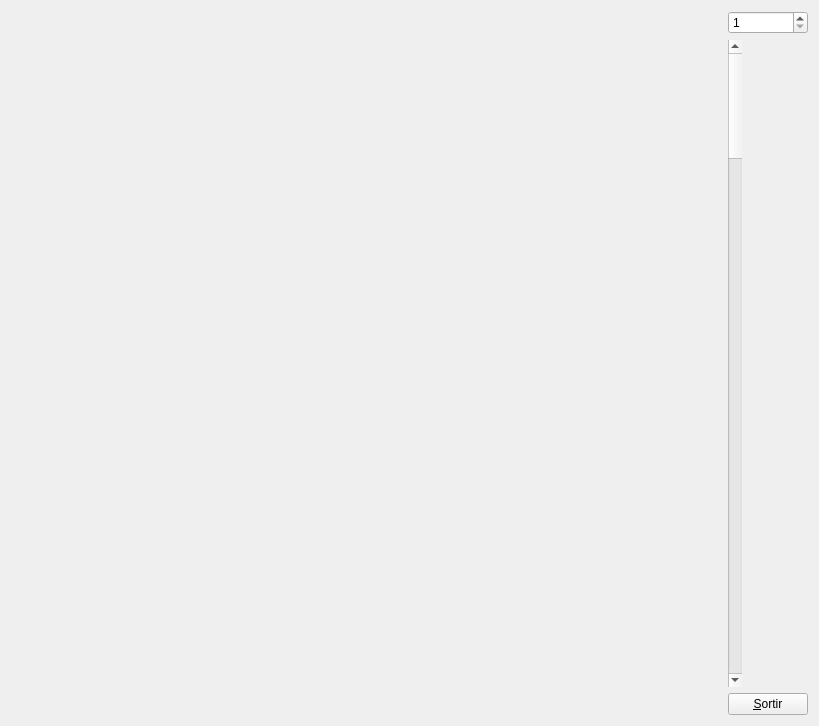
<?xml version="1.0" encoding="UTF-8"?>
<ui version="4.0">
 <class>MyForm</class>
 <widget class="QWidget" name="MyForm">
  <property name="geometry">
   <rect>
    <x>0</x>
    <y>0</y>
    <width>819</width>
    <height>726</height>
   </rect>
  </property>
  <property name="windowTitle">
   <string>IDI-Lab</string>
  </property>
  <layout class="QHBoxLayout" name="horizontalLayout">
   <item>
    <widget class="MyGLWidget" name="widget" native="true">
     <property name="sizePolicy">
      <sizepolicy hsizetype="Expanding" vsizetype="Expanding">
       <horstretch>0</horstretch>
       <verstretch>0</verstretch>
      </sizepolicy>
     </property>
     <property name="minimumSize">
      <size>
       <width>50</width>
       <height>50</height>
      </size>
     </property>
    </widget>
   </item>
   <item>
    <layout class="QVBoxLayout" name="verticalLayout">
     <item>
      <widget class="QSpinBox" name="spinBox">
       <property name="minimum">
        <number>1</number>
       </property>
       <property name="maximum">
        <number>50</number>
       </property>
      </widget>
     </item>
     <item>
      <widget class="QScrollBar" name="verticalScrollBar">
       <property name="minimum">
        <number>1</number>
       </property>
       <property name="maximum">
        <number>50</number>
       </property>
       <property name="orientation">
        <enum>Qt::Vertical</enum>
       </property>
      </widget>
     </item>
     <item>
      <widget class="QPushButton" name="pushButton">
       <property name="sizePolicy">
        <sizepolicy hsizetype="Fixed" vsizetype="Fixed">
         <horstretch>0</horstretch>
         <verstretch>0</verstretch>
        </sizepolicy>
       </property>
       <property name="text">
        <string>&amp;Sortir</string>
       </property>
      </widget>
     </item>
    </layout>
   </item>
  </layout>
 </widget>
 <customwidgets>
  <customwidget>
   <class>MyGLWidget</class>
   <extends>QWidget</extends>
   <header>MyGLWidget.h</header>
   <container>1</container>
   <slots>
    <slot>fovZoom(int)</slot>
   </slots>
  </customwidget>
 </customwidgets>
 <resources/>
 <connections>
  <connection>
   <sender>pushButton</sender>
   <signal>clicked()</signal>
   <receiver>MyForm</receiver>
   <slot>close()</slot>
   <hints>
    <hint type="sourcelabel">
     <x>808</x>
     <y>715</y>
    </hint>
    <hint type="destinationlabel">
     <x>839</x>
     <y>529</y>
    </hint>
   </hints>
  </connection>
  <connection>
   <sender>spinBox</sender>
   <signal>valueChanged(int)</signal>
   <receiver>verticalScrollBar</receiver>
   <slot>setValue(int)</slot>
   <hints>
    <hint type="sourcelabel">
     <x>779</x>
     <y>31</y>
    </hint>
    <hint type="destinationlabel">
     <x>735</x>
     <y>161</y>
    </hint>
   </hints>
  </connection>
  <connection>
   <sender>verticalScrollBar</sender>
   <signal>valueChanged(int)</signal>
   <receiver>spinBox</receiver>
   <slot>setValue(int)</slot>
   <hints>
    <hint type="sourcelabel">
     <x>739</x>
     <y>217</y>
    </hint>
    <hint type="destinationlabel">
     <x>794</x>
     <y>19</y>
    </hint>
   </hints>
  </connection>
  <connection>
   <sender>spinBox</sender>
   <signal>valueChanged(int)</signal>
   <receiver>widget</receiver>
   <slot>fovZoom(int)</slot>
   <hints>
    <hint type="sourcelabel">
     <x>743</x>
     <y>27</y>
    </hint>
    <hint type="destinationlabel">
     <x>678</x>
     <y>25</y>
    </hint>
   </hints>
  </connection>
  <connection>
   <sender>verticalScrollBar</sender>
   <signal>valueChanged(int)</signal>
   <receiver>widget</receiver>
   <slot>fovZoom(int)</slot>
   <hints>
    <hint type="sourcelabel">
     <x>739</x>
     <y>306</y>
    </hint>
    <hint type="destinationlabel">
     <x>539</x>
     <y>318</y>
    </hint>
   </hints>
  </connection>
 </connections>
</ui>
